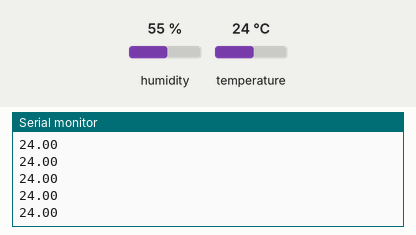
Recording of a sketch running on a simulated Arduino Mega 2560, built with avr-gcc and run on an emulated ATmega2560. Parts: the last lines printed to the serial monitor. The inputs (shaded band) are chosen by the test bench; at power-on: temperature 24 °C, humidity 55 %.

Above: at 3.3 s.
3.4 s: temperature set to 12 °C
At 4.98 s:
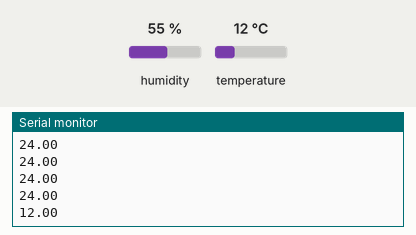
6.4 s: temperature set to 19 °C
At 6.66 s:
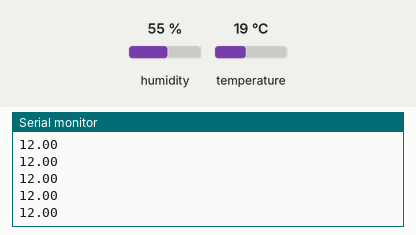
Timing chart, 0 to 9.4 s (numbered marks = the images above; inputs shaded):
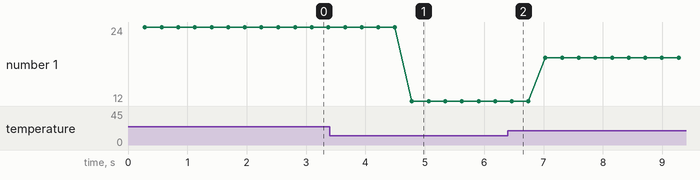

Measured:
- after the input at 3.4 s, the serial monitor: prints a new line after 1.4 s (image 1)
- plotted number 1: 24 → 12 after the input at 3.4 s, 12 → 19 after the input at 6.4 s

The sketch:

dht-22.ino
```cpp
#include "DHT.h"

#define DHTPIN A15
#define DHTTYPE DHT22   // DHT 22  (AM2302), AM2321

DHT dht(DHTPIN, DHTTYPE);

void setup() {
  Serial.begin(9600);
  dht.begin();
}

void loop() {
  delay(280);

  // Reading temperature or humidity takes about 250 milliseconds!
  // Read temperature as Celsius (the default)
  float t = dht.readTemperature();

  // Check if any reads failed and exit early (to try again).
  if (isnan(t)) {
    Serial.println("Failed to read from DHT sensor!");
    return;
  }
  Serial.println(t);
}
```
